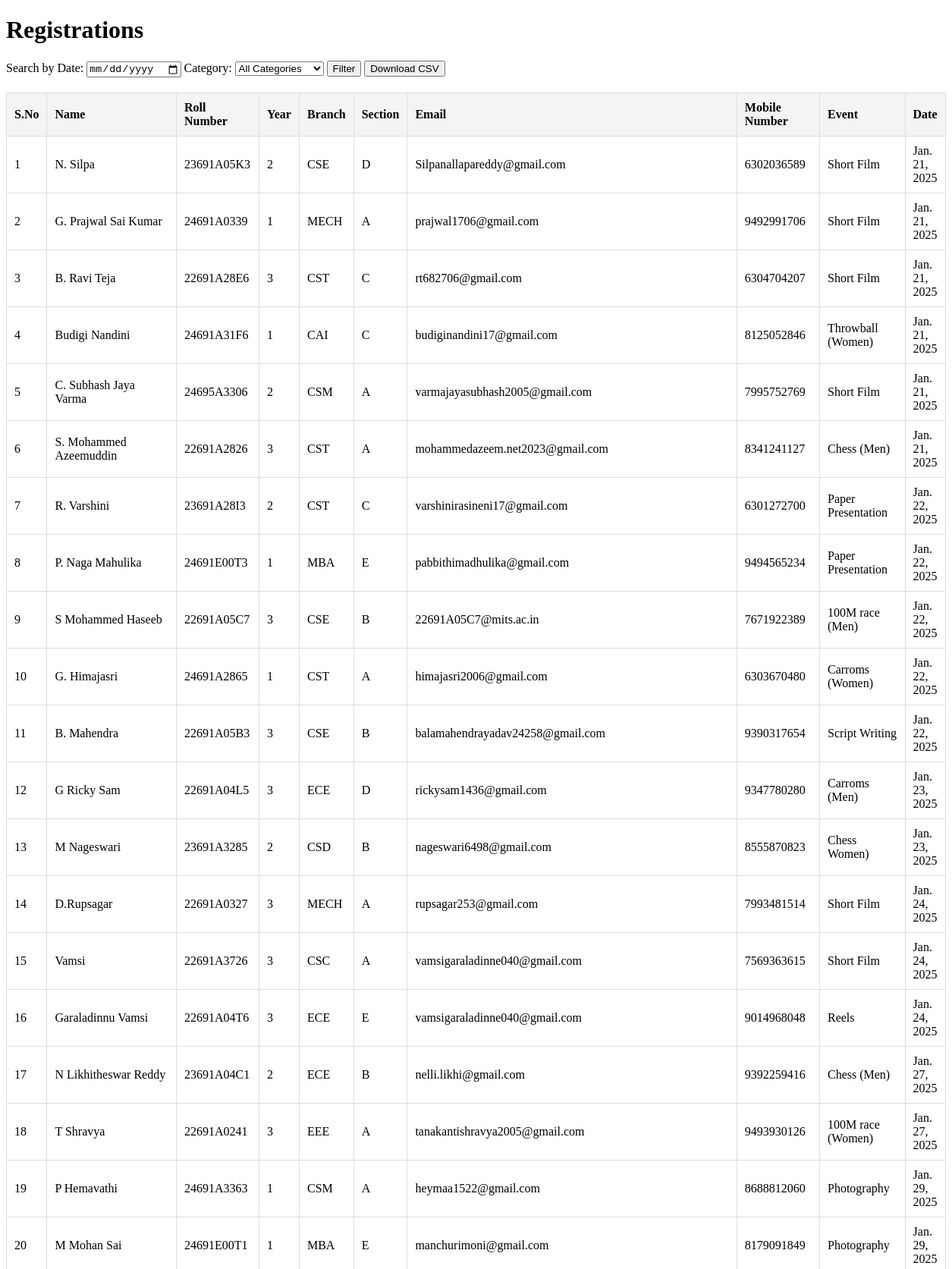
Screenshot of /registrations/ (upper part) with the database file from the repository.
### offline/models.py (models this page shows, shortened)
class Registration(models.Model):
    sec_choices = [
        ('A','A'),('B','B'),('C','C'),('D','D'),('E','E'),('F','F'),('G','G'),('H','H'),('I','I'),('J','J')
    ]
    dept_choices = [
        ('CSE','CSE'),('CAI','CAI'),('CSD','CSD'),('CSM','CSM'),('CSN','CSN'),('CSC','CSC'),('CST','CST'),('ECE','ECE'),('EEE','EEE'),('MECH','MECH'),('CIVIL','CIVIL'),('MBA','MBA'),('MCA','MCA'),('MTECH','MTECH')
    ]
    year_choices = [
        (1,1),(2,2),(3,3),(4,4)
    ]
    name = models.CharField(max_length=100)
    roll_number = models.CharField(max_length=20)
    year = models.IntegerField(choices=year_choices,default=1)
    branch = models.CharField(max_length=50,choices=dept_choices,default='CSE')
    section = models.CharField(max_length=10,choices=sec_choices,default='A')
    email = models.EmailField()
    mobile_number = models.CharField(max_length=15)
    payment_recived = models.CharField(max_length=100,default='Mr. V. Mustafa',null=True,blank=True)
    event = models.ForeignKey(Event, on_delete=models.CASCADE)
    registered_on = models.DateField(default=datetime.now)

class Event(models.Model):
    category = models.ForeignKey(Category, on_delete=models.CASCADE, related_name="events")
    name = models.CharField(max_length=100)

### offline/views.py (the view, shortened to what this page needs)
# urls.py: path('registrations/', views.registration_list, name='registration_list'),
def registration_list(request):
    search_date = request.GET.get('search_date')
    print(search_date)
    category_id = request.GET.get('category')  # Get the category from the query parameters
    if search_date == '':
        search_date = None
    registrations = Registration.objects.all()
    if search_date:
        try:
            date_object = datetime.strptime(search_date, '%Y-%m-%d').date()
            registrations = registrations.filter(registered_on=date_object)
        except ValueError:
            pass
    if category_id:
        registrations = registrations.filter(event__category_id=category_id)
    categories = Category.objects.all()
    context = {
        'registrations': registrations,
        'search_date': search_date,
        'categories': categories,
        'selected_category': category_id,
    }
    return render(request, 'registrations.html', context)

### offline/templates/registrations.html (shortened to what this page needs)
<!DOCTYPE html>
<html lang="en">
<head>
</head>
<body>
    <h1>Registrations</h1>
    <form method="get" action="">
        <label for="search_date">Search by Date:</label>
        <input type="date" id="search_date" name="search_date"
               value="{{ search_date }}">
        <label for="category">Category:</label>
        <select id="category" name="category">
            <option value="">All Categories</option>
        </select>
        <button type="submit">Filter</button>
        <button type="submit" name="download" value="true">Download CSV</button>
    </form>
    <table>
        <thead>
            <tr><th>S.No</th>
                <th>Name</th>
                <th>Roll Number</th>
                <th>Year</th>
                <th>Branch</th>
                <th>Section</th>
                <th>Email</th>
                <th>Mobile Number</th>
                <th>Event</th>
                <th>Date</th>
            </tr>
        </thead>
        <tbody>
            {% for registration in registrations %}
                <tr>
                    <td>{{ forloop.counter }}</td>
                    <td>{{ registration.name }}</td>
                    <td>{{ registration.roll_number }}</td>
                    <td>{{ registration.year }}</td>
                    <td>{{ registration.branch }}</td>
                    <td>{{ registration.section }}</td>
                    <td>{{ registration.email }}</td>
                    <td>{{ registration.mobile_number }}</td>
                    <td>{{ registration.event.name }}</td>
                    <td>{{ registration.registered_on }}</td>
                </tr>
            {% empty %}
                <tr>
                    <td colspan="9">No registrations found.</td>
                </tr>
            {% endfor %}
        </tbody>
    </table>
</body>
</html>

### offline/templates/registrations.html (style rules this page uses)
table { width: 100%; border-collapse: collapse; margin-top: 20px; }
th, td { padding: 10px; border: 1px solid #ddd; text-align: left; }
th { background-color: #f4f4f4; }

### rows the page displays
Registration: name "N. Silpa", roll_number "23691A05K3", year "2", branch "CSE", section "D", email "Silpanallapareddy@gmail.com", mobile_number "6302036589", event.name "Short Film", registered_on "Jan. 21, 2025"
Registration: name "G. Prajwal Sai Kumar", roll_number "24691A0339", year "1", branch "MECH", section "A", email "prajwal1706@gmail.com", mobile_number "9492991706", event.name "Short Film", registered_on "Jan. 21, 2025"
Registration: name "B. Ravi Teja", roll_number "22691A28E6", year "3", branch "CST", section "C", email "rt682706@gmail.com", mobile_number "6304704207", event.name "Short Film", registered_on "Jan. 21, 2025"
Registration: name "Budigi Nandini", roll_number "24691A31F6", year "1", branch "CAI", section "C", email "budiginandini17@gmail.com", mobile_number "8125052846", event.name "Throwball (Women)", registered_on "Jan. 21, 2025"
Registration: name "C. Subhash Jaya Varma", roll_number "24695A3306", year "2", branch "CSM", section "A", email "varmajayasubhash2005@gmail.com", mobile_number "7995752769", event.name "Short Film", registered_on "Jan. 21, 2025"
Registration: name "S. Mohammed Azeemuddin", roll_number "22691A2826", year "3", branch "CST", section "A", email "mohammedazeem.net2023@gmail.com", mobile_number "8341241127", event.name "Chess (Men)", registered_on "Jan. 21, 2025"
Registration: name "R. Varshini", roll_number "23691A28I3", year "2", branch "CST", section "C", email "varshinirasineni17@gmail.com", mobile_number "6301272700", event.name "Paper Presentation", registered_on "Jan. 22, 2025"
Registration: name "P. Naga Mahulika", roll_number "24691E00T3", year "1", branch "MBA", section "E", email "pabbithimadhulika@gmail.com", mobile_number "9494565234", event.name "Paper Presentation", registered_on "Jan. 22, 2025"
Registration: name "S Mohammed Haseeb", roll_number "22691A05C7", year "3", branch "CSE", section "B", email "22691A05C7@mits.ac.in", mobile_number "7671922389", event.name "100M race (Men)", registered_on "Jan. 22, 2025"
Registration: name "G. Himajasri", roll_number "24691A2865", year "1", branch "CST", section "A", email "himajasri2006@gmail.com", mobile_number "6303670480", event.name "Carroms (Women)", registered_on "Jan. 22, 2025"
Registration: name "B. Mahendra", roll_number "22691A05B3", year "3", branch "CSE", section "B", email "balamahendrayadav24258@gmail.com", mobile_number "9390317654", event.name "Script Writing", registered_on "Jan. 22, 2025"
Registration: name "G Ricky Sam", roll_number "22691A04L5", year "3", branch "ECE", section "D", email "rickysam1436@gmail.com", mobile_number "9347780280", event.name "Carroms (Men)", registered_on "Jan. 23, 2025"
Registration: name "M Nageswari", roll_number "23691A3285", year "2", branch "CSD", section "B", email "nageswari6498@gmail.com", mobile_number "8555870823", event.name "Chess Women)", registered_on "Jan. 23, 2025"
Registration: name "D.Rupsagar", roll_number "22691A0327", year "3", branch "MECH", section "A", email "rupsagar253@gmail.com", mobile_number "7993481514", event.name "Short Film", registered_on "Jan. 24, 2025"
Registration: name "Vamsi", roll_number "22691A3726", year "3", branch "CSC", section "A", email "vamsigaraladinne040@gmail.com", mobile_number "7569363615", event.name "Short Film", registered_on "Jan. 24, 2025"
Registration: name "Garaladinnu Vamsi", roll_number "22691A04T6", year "3", branch "ECE", section "E", email "vamsigaraladinne040@gmail.com", mobile_number "9014968048", event.name "Reels", registered_on "Jan. 24, 2025"
Registration: name "N Likhitheswar Reddy", roll_number "23691A04C1", year "2", branch "ECE", section "B", email "nelli.likhi@gmail.com", mobile_number "9392259416", event.name "Chess (Men)", registered_on "Jan. 27, 2025"
Registration: name "T Shravya", roll_number "22691A0241", year "3", branch "EEE", section "A", email "tanakantishravya2005@gmail.com", mobile_number "9493930126", event.name "100M race (Women)", registered_on "Jan. 27, 2025"
Registration: name "P Hemavathi", roll_number "24691A3363", year "1", branch "CSM", section "A", email "heymaa1522@gmail.com", mobile_number "8688812060", event.name "Photography", registered_on "Jan. 29, 2025"
Registration: name "M Mohan Sai", roll_number "24691E00T1", year "1", branch "MBA", section "E", email "manchurimoni@gmail.com", mobile_number "8179091849", event.name "Photography", registered_on "Jan. 29, 2025"
